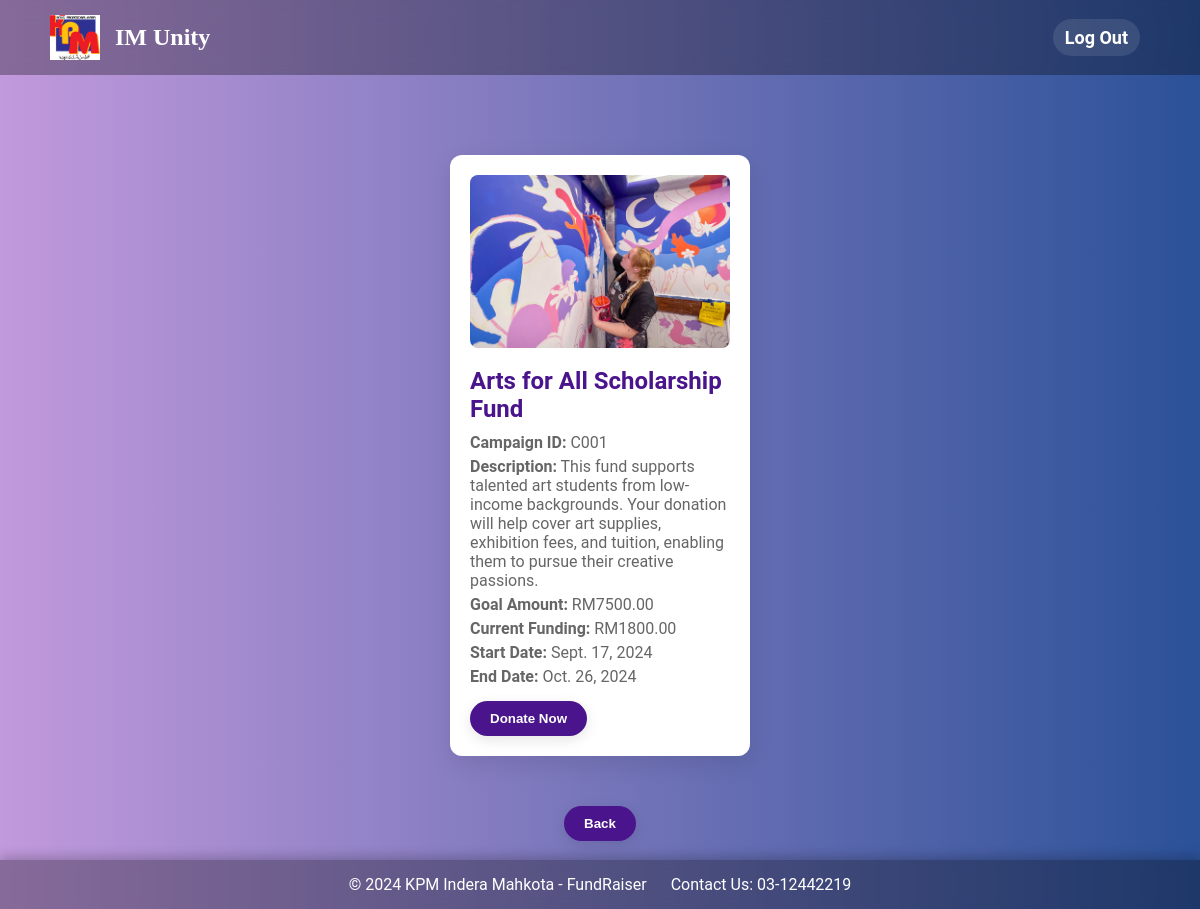
Screenshot of /homepage/view_campaign/C001 with the database file from the repository.
### FundMe/models.py (models this page shows, shortened)
class Campaign(models.Model):
    campaignid = models.CharField(max_length=10, primary_key=True)
    campaignname = models.CharField(max_length=255)
    description = models.TextField()
    goalAmount = models.DecimalField(max_digits=10, decimal_places=2)
    currentFunding = models.DecimalField(max_digits=10, decimal_places=2, default=0.00)  # Track current funding
    start_date = models.DateField()
    end_date = models.DateField()
    campaign_image = models.ImageField(upload_to='campaign_images/', blank=True, null=True)

### FundMe/views.py (the view)
# urls.py: path('homepage/view_campaign/<str:campaignid>',views.view_campaign,name='view_campaign'),
def view_campaign(request,campaignid):
    mycampaign = Campaign.objects.get(campaignid=campaignid)
    context={
        'mycampaign':mycampaign
    }
    return render(request, 'view_campaign.html',context)

### FundMe/templates/view_campaign.html (shortened to what this page needs)
<!DOCTYPE html>
<html lang="en">
<head>
    {% load static %}
</head>
<body>
    <header>
        <div class="logo">
            <img src="{% static 'images/logo.png' %}" alt="IM Unity Logo">
            <h1>IM Unity</h1>
        </div>
        <nav>
            <a href="{% url 'index' %}">Log Out</a>
        </nav>
    </header>
    <div class="card-container">
        <div class="card">
            {% if mycampaign.campaign_image %}
            <img src="{{ mycampaign.campaign_image.url }}" alt="Campaign Image">
            {% else %}
                <img src="{% static 'images/default.png' %}" alt="No image">
            {% endif %}
            <h3>{{ mycampaign.campaignname }}</h3>
            <p><strong>Campaign ID:</strong> {{ mycampaign.campaignid }}</p>
            <p><strong>Description:</strong> {{ mycampaign.description }}</p>
            <p><strong>Goal Amount:</strong> RM{{ mycampaign.goalAmount }}</p>
            <p class="funding-counter"><strong>Current Funding:</strong> RM{{ mycampaign.currentFunding }}</p>
            <p><strong>Start Date:</strong> {{ mycampaign.start_date }}</p>
            <p><strong>End Date:</strong> {{ mycampaign.end_date }}</p>
            <button><a href="donation/{{ mycampaign.campaignid }}">Donate Now</a></button>
        </div>
    </div>
    <button><a href="{% url 'student_page' %}">Back</a></button><br>
    <footer>
        <a>© 2024 KPM Indera Mahkota - FundRaiser</a>
        <a href="tel:0312442219">Contact Us: 03-12442219</a>
    </footer>
</body>
</html>

### FundMe/templates/view_campaign.html (style rules this page uses)
* { margin: 0; padding: 0; box-sizing: border-box; }
body { font-family: 'Roboto', sans-serif; background: linear-gradient(to right, #c199dc, #2b5198); display: flex; flex-direction: column; align-items: center; min-height: 100vh; color: #333; }
h1 { font-size: 2.5rem; color: #fff; text-align: center; margin: 20px 0; font-family: 'Georgia', serif; }
header { width: 100%; background: rgba(0, 0, 0, 0.3); padding: 15px 50px; display: flex; justify-content: space-between; align-items: center; backdrop-filter: blur(10px); }
.logo { display: flex; align-items: center; }
.logo img { width: 50px; height: auto; margin-right: 15px; }
header h1 { color: white; font-size: 24px; margin: 0; }
nav a { color: #fff; text-decoration: none; font-weight: bold; font-size: 18px; margin: 0 10px; padding: 8px 12px; border-radius: 50px; transition: background-color 0.3s, color 0.3s; background-color: rgba(255, 255, 255, 0.1); }
.card-container { display: flex; justify-content: center; margin: 20px auto; gap: 20px; padding: 20px; }
.card { background-color: #fff; border-radius: 12px; box-shadow: 0 8px 24px rgba(0, 0, 0, 0.1); padding: 20px; width: 300px; transition: transform 0.3s; }
.card img { width: 100%; border-radius: 8px; margin-bottom: 15px; }
.card h3 { font-size: 1.5rem; color: #4a148c; margin-bottom: 10px; }
.card p { font-size: 1rem; color: #666; margin-bottom: 5px; }
button { background-color: #4a148c; color: #fff; font-weight: bold; padding: 10px 20px; border: none; border-radius: 50px; cursor: pointer; transition: background-color 0.3s; box-shadow: 0 4px 14px rgba(0, 0, 0, 0.1); margin-top: 10px; }
button a { color: white; text-decoration: none; display: block; }
footer { background-color: rgba(0, 0, 0, 0.3); color: white; padding: 15px; text-align: center; width: 100%; box-shadow: 0 -4px 10px rgba(0, 0, 0, 0.2); margin-top: auto; backdrop-filter: blur(5px); }
footer a { color: #ffffff; text-decoration: none; font-size: 16px; margin: 0 10px; }

### rows the page displays
Campaign: campaign_image (picture), campaignname "Arts for All Scholarship Fund", campaignid "C001", description "This fund supports talented art students from low-income backgrounds. Your donation will help cover art supplies, exhibition fees, and tuition, enabling them to pursue their creative passions.", goalAmount "7500.00", currentFunding "1800.00", start_date "Sept. 17, 2024", end_date "Oct. 26, 2024"
